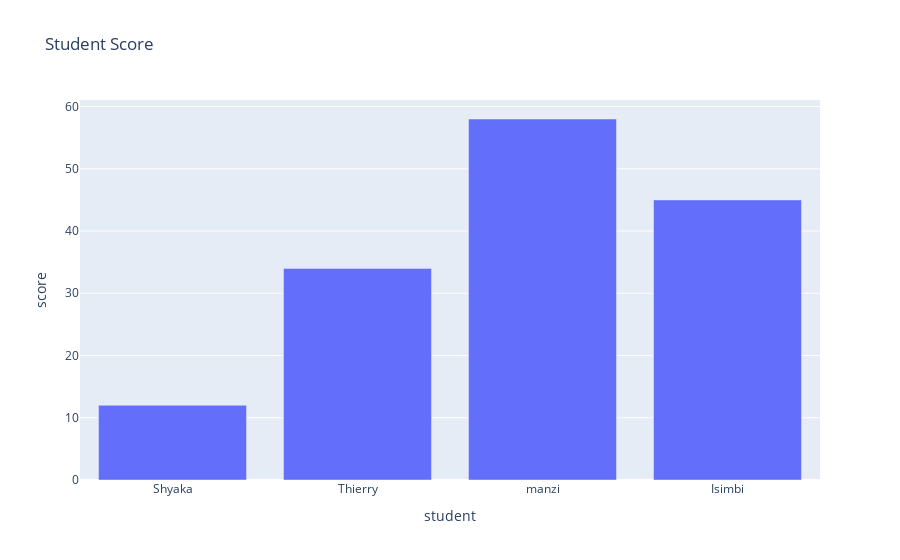

Notebook source saved alongside this figure:
### Code cell
import plotly.express as p
data = {
    "student":["Shyaka","Thierry","manzi","Isimbi"],
    "score":[12,34,58,45]

 }
p.bar(data, x="student",y="score",title="Student Score").show()

### Figure 1 — Plotly figure (JSON) as saved in the notebook; plotly's stock layout.template omitted (floating-point values rounded to 4 significant figures)
{"data": [{"alignmentgroup": "True", "hovertemplate": "student=%{x}<br>score=%{y}<extra></extra>", "legendgroup": "", "marker": {"color": "#636efa", "pattern": {"shape": ""}}, "name": "", "offsetgroup": "", "orientation": "v", "showlegend": false, "textposition": "auto", "type": "bar", "x": ["Shyaka", "Thierry", "manzi", "Isimbi"], "xaxis": "x", "y": [12, 34, 58, 45], "yaxis": "y"}], "layout": {"barmode": "relative", "legend": {"tracegroupgap": 0}, "title": {"text": "Student Score"}, "xaxis": {"anchor": "y", "domain": [0, 1], "title": {"text": "student"}}, "yaxis": {"anchor": "x", "domain": [0, 1], "title": {"text": "score"}}}}
